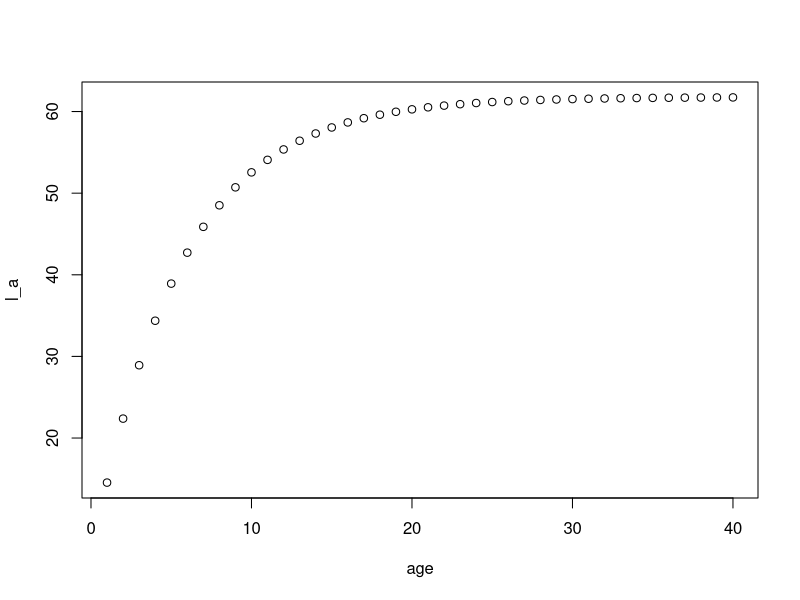
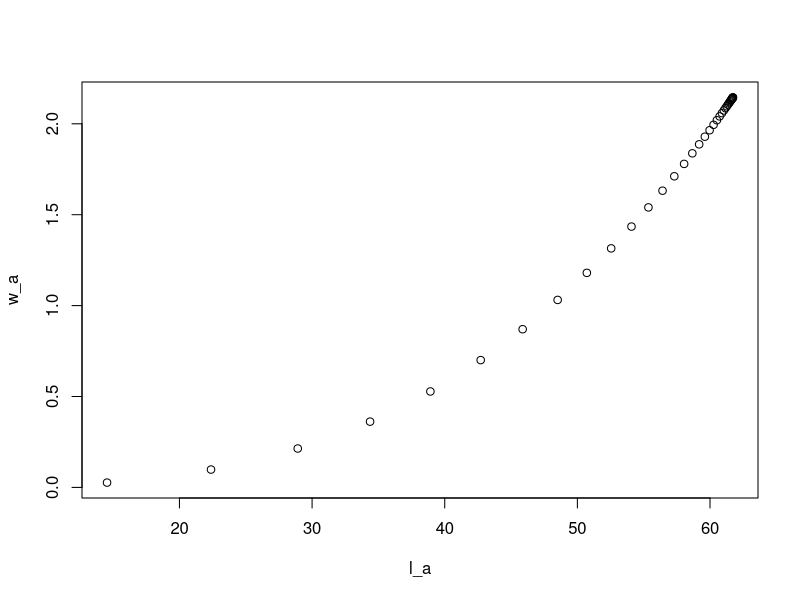
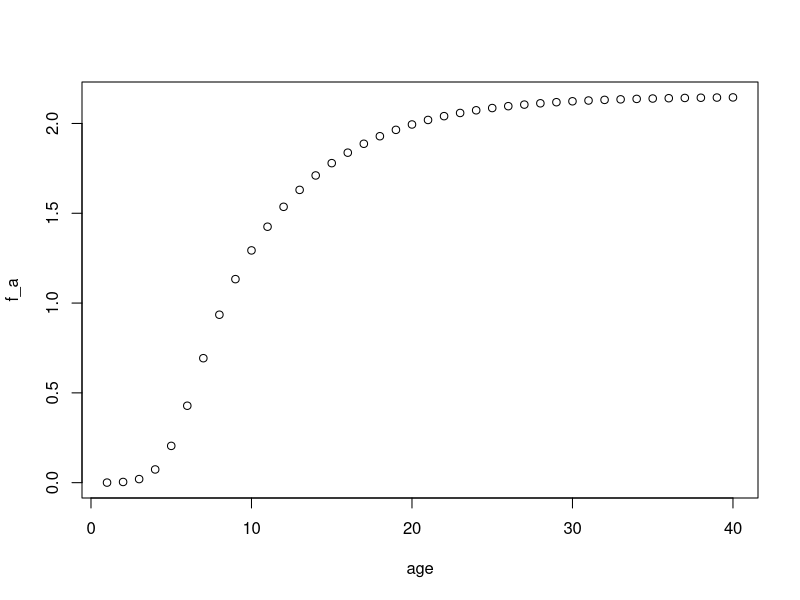
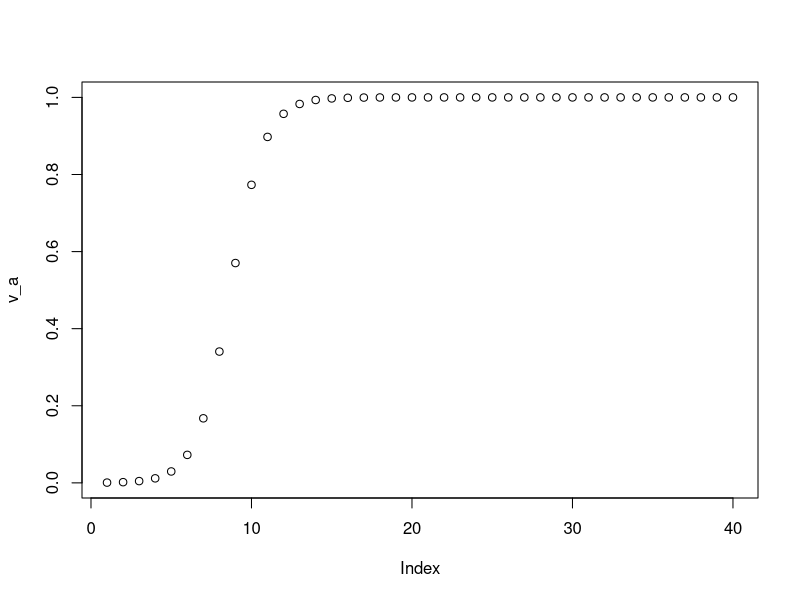

The R script that drew these images, in order: (Note: this script raises an error after producing the figures.)
N_t <- length(seq(1997, 2021))
N_a <- 40

M <- 0.2
lw_a <- 0.0000076
lw_b <- 3.0515274

lw_a <- exp(-11.77)
lw_b <- 3.04
k <- 0.1815
t0 <- -0.4789
linf <- 61.77

age50 <- 5.56
sd50 <- 0.91

projected_N <- 0L
N_t_no_proj <- N_t
N_t <- N_t + projected_N
M_proj <- M

age <- 1:N_a

l_a <- linf * (1 - exp(-k * (age - t0))) # G17
plot(age, l_a)

w_a <- lw_a * l_a^lw_b # G18
plot(l_a, w_a)

mat_a <- plogis(age, 5.5, 1/0.91) # FIXME 'scale'
f_a <- w_a * mat_a
plot(age, f_a)

projected_F_fr <- rep(0.06330635, projected_N)
projected_F_sh <- rep(0.0414128, projected_N)

#
# projected_F_fr <- rep(0, projected_N)
# projected_F_sh <- rep(0, projected_N)

# projected_F_fr <- rep(0.2, projected_N)
# projected_F_sh <- rep(0.2, projected_N)

freezer <- c(
  0.000000000000774678, 0.000000000000723788, 0.0000000000008278765,
  0.001336905, 0.00039389, 0.000669733, 0.0002219715, 0.000005693365,
  0.0245305, 0.05421945, 0.0171112, 0.0286268, 0.00002605795, 0.002070115,
  0.0376067, 0.0415481, 0.09910165, 0.1635095, 0.1490125, 0.1706155,
  0.175452, 0.1784755, 0.1530835, 0.02461195, 0.06330635
)
freezer <- c(freezer, projected_F_fr)

shoreside <- c(
  0.0691955, 0.095285, 0.102809, 0.0987223, 0.1504135, 0.1209875,
  0.1117555, 0.15482, 0.31474, 0.092989, 0.0609828, 0.05350525,
  0.05793275, 0.044355, 0.06985625, 0.05331015, 0.0497313, 0.0440276,
  0.04182915, 0.05743625, 0.06577925, 0.0391806, 0.04350635, 0.02848705,
  0.0414128
)
shoreside <- c(shoreside, projected_F_sh)

F_both <- freezer + shoreside
# F_both <- F_both
F_ta <- matrix(nrow = N_t, ncol = N_a)
for (a in 1:N_a) {
  F_ta[, a] <- F_both
}

# Table 6 freezer trawlers female selectivity
a_hat <- 7.97
gamma_hat <- 1.02

# shoreside
a_hat <- 8.7
gamma_hat <- 1.06
v_a <- 1 / (1 + exp(-(age - a_hat) / gamma_hat))
plot(v_a)

Z_ta <- matrix(nrow = N_t, ncol = N_a)
for (t in 1:N_t) {
  for (a in 1:N_a) {
    if (t <= N_t_no_proj) {
      Z_ta[t, a] <- M + F_ta[t, a] * v_a[a]
    } else {
      Z_ta[t, a] <- M_proj + F_ta[t, a] * v_a[a]
    }
  }
}

R_bar <- 85 # table 6 rbar
R_bar_init <- 63.1
# R_bar_init <- R_bar

# recdev_proj <- rep(-0.6275755, projected_N)
recdev_proj <- rep(0, projected_N)
# recdev_proj <- rep(2, projected_N)
# recdev_proj <- rep(0, projected_N)

# recdevs <- c(
#   0.2163865, 0.1364665, 0.4195205, 0.697793, 0.585176, 0.5183845,
#   0.474046, 0.268234, 0.1226545, 0.170575, 0.2780495, 0.3062655,
# -0.0846347, -0.1129565, -0.369483, 0.02906495, -0.310351, -0.0828904,
#   -0.669309, -1.02718, -0.44503, -0.32971, -0.6275755, -0.0339801,
#   -0.0487646
# )
# THESE ARE OMEGA NOT DELTAs!!!!!!!!!!!!!!!!!!!!!!!!!!!!!!!

# recdevs <- c(0.173462,0.100632,0.387693,0.665639,0.552574,0.490459,0.453084,0.245095,0.0913537,0.141149,0.249486,0.276506,-0.110101,-0.139677,-0.393124,0.0135451,-0.306012,-0.0799843,-0.659438,-1.00503,-0.404651,-0.257468,-0.555396,0.0303773,0.00905158)

delta <- c(0.17346200 , 0.10063200,  0.38769300,  0.66563900,  0.55257400,  0.49045900,
0.45308400,  0.24509500,  0.09135370,  0.14114900,  0.24948600,  0.27650600,
-0.11010100, -0.13967700, -0.39312400,  0.01354510, -0.30601200, -0.07998430,
-0.65943800, -1.00503000, -0.40465100, -0.25746800, -0.55539600,  0.03037730,
 0.00905158)

tau <- 0.6
recdevs <- c(recdevs, recdev_proj)

init_rec_devs <- c(0.524497,0.34968,0.128145,0.474558,0.577389,0.797567,0.727452,0.884873,0.744107,0.241596,-0.145522,0.148283,-0.471437,-0.675812,-1.43043,-0.0210956,0.153862,-1.07244,-1.93528)
# init_rec_devs <- rep(0, 20)

# init_tau <- sd(init_rec_devs)

plot(recdevs, type = "o")

N_ta <- matrix(nrow = N_t, ncol = N_a)
SSB_ta <- matrix(nrow = N_t, ncol = N_a)

# initialize numbers at age and SSB in first time step
for (t in 1) {
  for (a in 1:N_a) {
    if (a == 1) {
      # N_ta[t, a] <- R_bar_init * exp(recdevs[1] - 0.5*init_tau^2)
      # N_ta[t, a] <- R_bar_init * exp(recdevs[1])
      N_ta[t, a] <- R_bar_init * exp(0) # start at mean
    } else {
      .dev <- if (t - a + 20 < 1) 0 else init_rec_devs[t - a + 20]
      N_ta[t, a] <- R_bar_init * exp(.dev) * exp(-M)^(a - 1)
      N_ta[t, a] <- R_bar_init * exp(0) * exp(-M)^(a - 1)
    }
    SSB_ta[t, a] <- N_ta[t, a] * f_a[a]
  }
}

# Spawning stock biomass

SSB_t <- apply(SSB_ta, 1, sum)
R_t <- numeric(length = N_t)
R_t[1] <- N_ta[1, 1]

# SSB0 <- 180.4
h <- 0.89 # steepness
R0 <- 119 # unfished recruitment BUT DOESN'T MATCH! SSB0 / phi_E

# goodyear compensation ratio; K = 4h/(1-h) or h = K/(4+K)

# h <- 0.89 # steepness
# kappa <- 4 * h / (1 - h)
# R0 <- 119
# phi_E <- 1.2
#
# kappa <- 4 * h / (1 - h)
# s0 <- 26
# B0 <- R0 * phi_E
# Beta <- (kappa - 1) / (B0)
#
# B <- seq(1, 600)
# R <- (s0 * B) / (1 + Beta * B)
# plot(B, R, type = "l")
# abline(h = h * max(R[B < B0]))
# abline(v = 0.2 * B0)

survivorship <- numeric(length = N_a)
for (a in 1:N_a) { # G.22 in arrowtooth
  if (a == 1) {
    survivorship[a] <- 1 # would be 1/n_s
  } else if (a > 1 && a < N_a) {
    survivorship[a] <- survivorship[a-1] * exp(-M)
  } else {
    survivorship[a] <- survivorship[a-1] / (1 - exp(-M))
  }
}
plot(survivorship)

# average spawning biomass per recruit:
# note that phi_E in docs is `phib` in iscam code
# phi_E <- sum(1 / (narea * nsex) * lw * fa) # FIXME nsex!?
# sum of products between age-specific survivorship and relative fecundity
n_area <- 1
n_sex <- 2 # FIXME!?
(phi_E <- sum(1/(n_area * n_sex) * survivorship * f_a))
phi_E <- phi_E

# SA: omega_t is not delta_t!!
# SA: omega_t is `log_rec_dev` in iSCAM
# SA: delta_t is `delta`

# iscam docs p. 10:
# s0: maximum juvenile survival rate:
# (initial slope of the stock-recruit relationship)

s0 <- kappa / phi_E

Beta <- (kappa - 1) / (R0 * phi_E)
# Beta <- (kappa - 1) / (SSB0) # eq. 12 section 3.3.4

R0 * phi_E
SSB0

# tau <- 0.8

for (t in 2:N_t) {
  for (a in 1:N_a) {
    if (a == 1) {
      # BH recruitment with bias correction: G.40
      R_t[t] <- ((s0 * SSB_t[t-1]) / (1 + Beta * SSB_t[t-1])) * exp(delta[t] - 0.5 * tau^2)
      N_ta[t, a] <- R_t[t]
    } else {
      N_ta[t, a] <- N_ta[t - 1, a - 1] * exp(-Z_ta[t - 1, a - 1])
    }
    if (a == N_a) { # plus group
      N_ta[t, a] <- N_ta[t, a] + N_ta[t - 1, a] * exp(-Z_ta[t - 1, a])
    }
    SSB_ta[t, a] <- N_ta[t, a] * f_a[a]
    SSB_t[t] <- sum(SSB_ta[t,])
  }
}
print(mean(R_t))
plot(SSB_t, ylim = c(0, max(SSB_t)))

# # as in iscam docs! with Rbar
# for (t in 2:N_t) {
#   for (a in 1:N_a) {
#     if (a == 1) {
#       N_ta[t, a] <- R_bar * exp(recdevs[t] - 0.5*tau^2)
#     } else {
#       N_ta[t, a] <- N_ta[t - 1, a - 1] * exp(-Z_ta[t - 1, a - 1])
#     }
#     if (a == N_a) { # plus group # FIXME - apply above and this or just this?
#       N_ta[t, a] <- N_ta[t, a] + N_ta[t - 1, a] * exp(-Z_ta[t - 1, a])
#     }
#     SSB_ta[t, a] <- N_ta[t, a] * f_a[a]
#     SSB_t[t] <- sum(SSB_ta[t,])
#   }
# }
# mean(R_t)

# Catch
C_ta <- matrix(nrow = N_t, ncol = N_a)
for (t in 1:N_t) {
  for (a in 1:N_a) {
    C_ta[t, a] <- (N_ta[t, a] * w_a[a] * F_ta[t, a] *
      v_a[a] * (1 - exp(-Z_ta[t, a]))) / Z_ta[t, a]
  }
}

C_t <- apply(C_ta, 1, sum)
plot(C_t, type = "o")

V_ta <- matrix(nrow = N_t, ncol = N_a)

# Vulnerable biomass
lambda <- 0
for (t in 1:N_t) {
  for (a in 1:N_a) {
    V_ta[t, a] <- N_ta[t, a] *
      exp(-lambda * Z_ta[t, a]) * v_a[a] * w_a[a]
  }
}

V_t <- apply(V_ta, 1, sum)
plot(V_t, type = "o")

B_ta <- matrix(nrow = N_t, ncol = N_a)
for (t in 1:N_t) {
  for (a in 1:N_a) {
    B_ta[t, a] <- N_ta[t, a] * w_a[a]
  }
}
B_t <- apply(B_ta, 1, sum)

SSB_t <- apply(SSB_ta, 1, sum)

cols <- RColorBrewer::brewer.pal(4, "Dark2")

plot(1:N_t, SSB_t,
  type = "l", ylab = "T", xlab = "Year",
  ylim = c(0, max(B_t)), col = cols[1]
)
lines(1:N_t, V_t, col = cols[2], lty = 1)
lines(1:N_t, C_t, col = cols[3], lty = 2)
lines(1:N_t, B_t, col = cols[4], lty = 1)
legend("topright",
  legend = c("SSB", "VB", "Catch", "B"),
  lty = c(1, 1, 1, 1), col = cols
)
abline(v = N_t - projected_N, lty = 2)
